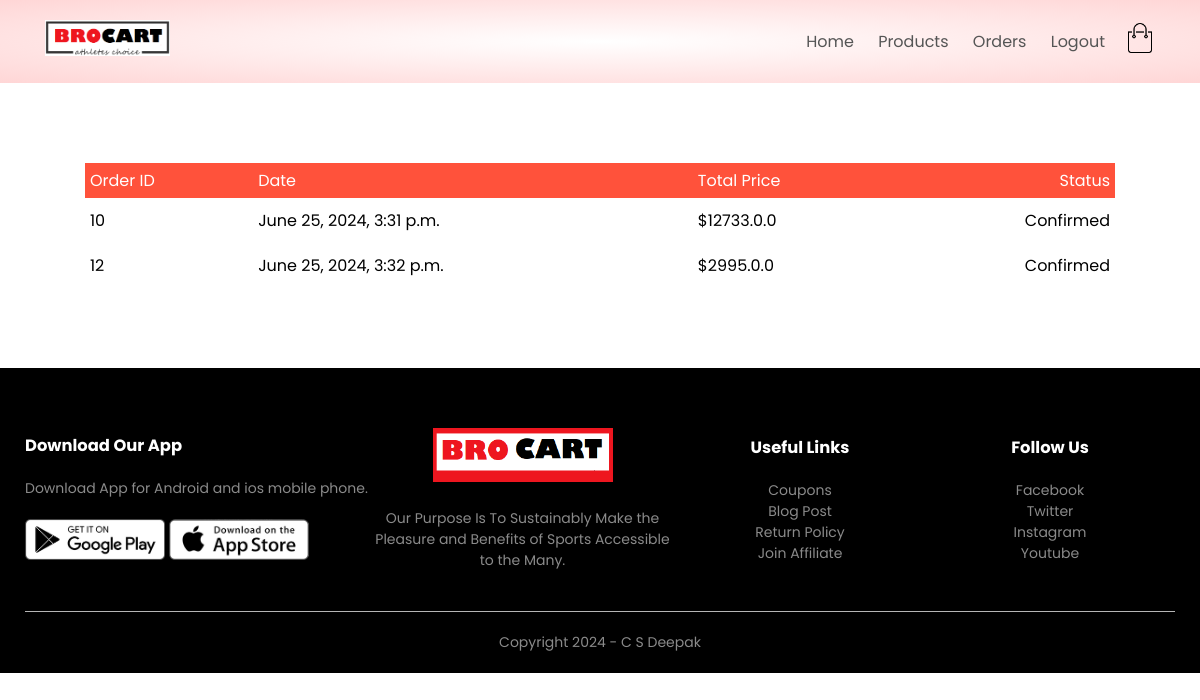
Page /orders/orders (signed in) on the earlier database version.
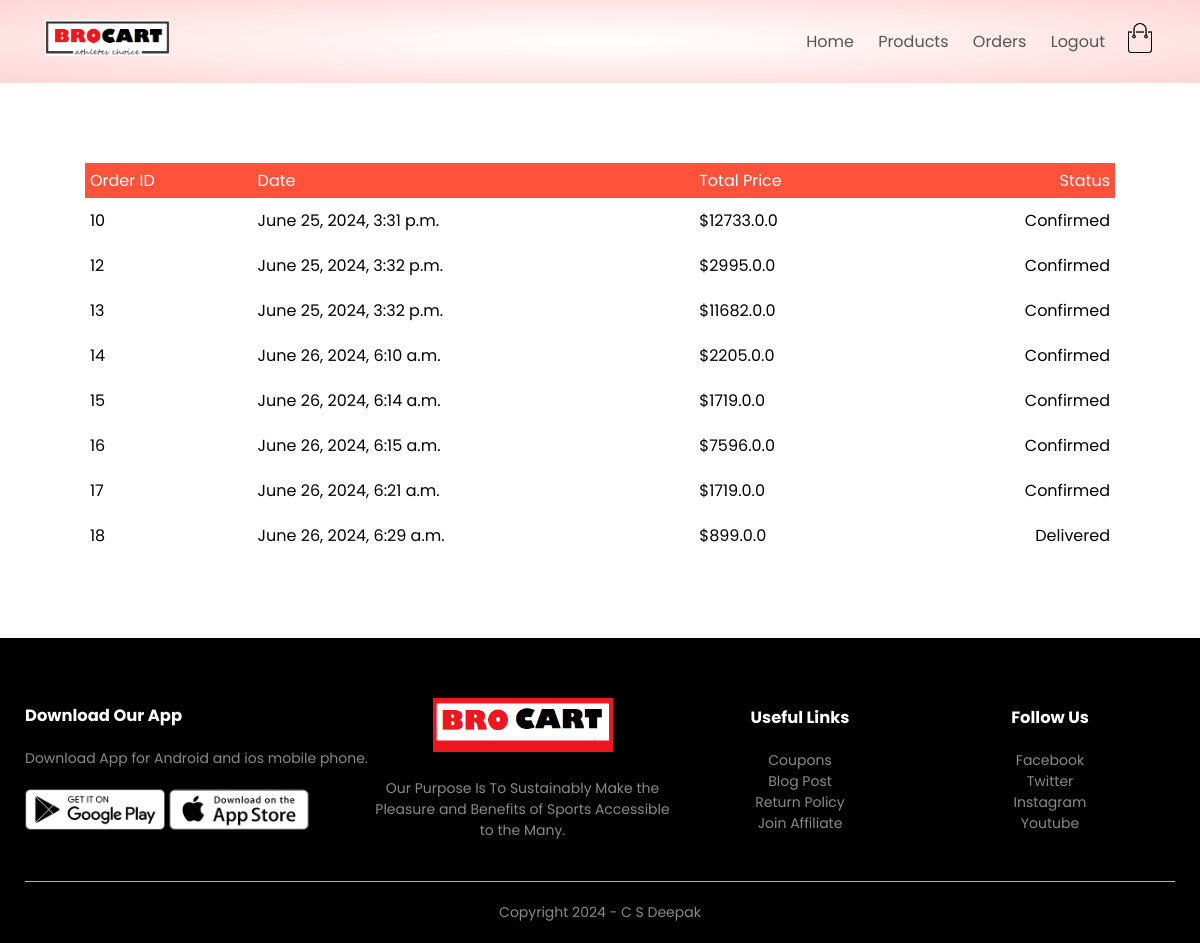
Same page on the later database version.
### orders/models.py (models this page shows, shortened)
class Orders(models.Model):
    LIVE=1
    DELETE=0
    DELETE_CHOICES=((LIVE,'Live'),(DELETE,'Delete'))
    CART_STAGE=0
    ORDER_CONFIRMED=1
    ORDER_PROCESSED=2
    ORDER_DELIVERED=3
    ORDER_REJECTED=4
    STATUS_CHOICE=((ORDER_PROCESSED,"ORDER_PROCESSED"),
                   (ORDER_DELIVERED,"ORDER_DELIVERED"),
                   (ORDER_REJECTED,"ORDER_REJECTED")
                   )
    order_status=models.IntegerField(choices=STATUS_CHOICE,default=CART_STAGE)
    total_price=models.FloatField(default=0)
    owner=models.ForeignKey(Customer,on_delete=models.SET_NULL,related_name='owner',null=True)
    delete_status=models.IntegerField(choices=DELETE_CHOICES,default=LIVE)
    created_at=models.DateTimeField(auto_now=True)
    deleted_at=models.DateTimeField(auto_now=True)

### orders/views.py (the view)
# urls.py: path('orders',views.show_orders,name='orders'),
@login_required(login_url='account')
def show_orders(request):
    user=request.user
    customer=user.customer_profile
    all_orders=Orders.objects.filter(
        owner=customer,
    ).exclude(order_status=Orders.CART_STAGE)
    context={'orders':all_orders}
    return render(request,'orders.html',context)

### orders/templatetags/getstatus.py (called while the page is built)
@register.simple_tag(name='getstatus')
def getstatus(status):
    status=status-1
    status_array=['Confirmed','Processed','Delivered','Rejected']
    return status_array[status]

### templates/orders.html
{% extends 'blank_layout.html' %}
{% block content %}
    {% include 'order_container.html' %}
{% endblock content %}

### templates/blank_layout.html (shortened to what this page needs)
{% load static %}
<!DOCTYPE html>
<html lang="en" style="scroll-behavior: smooth;">
<head>
    <link rel="stylesheet" href="{% static 'css/style.css' %}">
    <link rel="stylesheet" href="https://stackpath.bootstrapcdn.com/font-awesome/4.7.0/css/font-awesome.min.css">
</head>
<body>
    <div class="header">
        <div class="container">
            {% include 'menu.html' %}
        </div>
    </div>
    {% block content %}
    {% endblock content %}
    <div class="footer">
        <div class="container">
            <div class="row">
                <div class="footer-col-1">
                    <h3>Download Our App</h3>
                    <p>Download App for Android and ios mobile phone.</p>
                    <div class="app-logo">
                        <img src="{% static 'images/play-store.png' %}">
                        <img src="{% static 'images/app-store.png' %}">
                    </div>
                </div>
                <div class="footer-col-2">
                    <img src="{% static 'images/logo-white.png' %}">
                    <p>Our Purpose Is To Sustainably Make the Pleasure and Benefits of Sports Accessible to the Many.
                    </p>
                </div>
                <div class="footer-col-3">
                    <h3>Useful Links</h3>
                    <ul>
                        <li>Coupons</li>
                        <li>Blog Post</li>
                        <li>Return Policy</li>
                        <li>Join Affiliate</li>
                    </ul>
                </div>
                <div class="footer-col-4">
                    <h3>Follow Us</h3>
                    <ul>
                        <li>Facebook</li>
                        <li>Twitter</li>
                        <li>Instagram</li>
                        <li>Youtube</li>
                    </ul>
                </div>
            </div>
            <hr>
            <p class="copyright">Copyright 2024 - C S Deepak</p>
        </div>
    </div>
</body>
</html>

### templates/menu.html (shortened to what this page needs)
{% load static %}
<div class="navbar">
    <div class="logo">
        <a href="index.html"><img src="{% static 'images/logo.png' %}" alt="logo" width="125px"></a>
    </div>
    <nav>
        <ul id="MenuItems">
            <li><a href="{% url 'home' %}">Home</a></li>
            <li><a href="{% url 'list_products' %}">Products</a></li>
            {% if not user.is_authenticated %}
                <li><a href="{% url 'account' %}">Account</a></li>
            {% else %}
                <li><a href="{% url 'orders' %}">Orders</a></li>
                <li><a href="{% url 'logout' %}">Logout</a></li>
            {% endif %}
        </ul>
    </nav>
    {% if user.is_authenticated %}
        <a href="{% url 'cart' %}"><img src="{% static 'images/cart.png' %}" width="30px" height="30px"></a>
    {% endif %}
</div>

### templates/order_container.html
{% load getstatus %}
<div class="small-container cart-page">
    {% if orders %}
    <table>
        <tbody><tr>
            <th>Order ID</th>
            <th>Date</th>
            <th>Total Price</th>
            <th>Status</th>
        </tr>
        {% for order in orders %}
        <tr>
            <td>{{order.id}}</td>
            <td>{{order.created_at}}</td>
            <td>${{order.total_price}}.0</td>
            <td>{% getstatus order.order_status %}</td>
        </tr>
        {% endfor %}
    </tbody></table>
    {% else %}
        <p>No Orders.</p>
    {% endif %}
</div>

### static/css/style.css (style rules this page uses)
* { margin: 0; padding: 0; box-sizing: border-box; }
body { font-family: 'Poppins', sans-serif; }
.navbar { display: flex; align-items: center; padding: 20px; }
nav { flex: 1; text-align: right; }
nav ul { display: inline-block; list-style-type: none; }
nav ul li { display: inline-block; margin-right: 20px; }
a { text-decoration: none; color: #555; }
p { color: #555; }
.container { max-width: 1300px; margin: auto; padding-left: 25px; padding-right: 25px; }
.row { display: flex; align-items: center; flex-wrap: wrap; justify-content: space-around; }
.header { background: radial-gradient(#fff,#ffd6d6); }
.small-container { max-width: 1080px; margin: auto; padding-left: 25px; padding-right: 25px; }
.footer { background: black; color: #8a8a8a; font-size: 14px; padding: 60px 0 20px; }
.footer p { color: #8a8a8a; }
.footer h3 { color: #fff; margin-bottom: 20px; }
.footer-col-1, .footer-col-2, .footer-col-3, .footer-col-4 { min-width: 250px; margin-bottom: 20px; }
.footer-col-1 { flex-basis: 30%; }
.footer-col-2 { flex: 1; text-align: center; }
.footer-col-2 img { width: 180px; margin-bottom: 20px; }
.footer-col-3, .footer-col-4 { flex-basis: 12%; text-align: center; }
ul { list-style-type: none; }
.app-logo { margin-top: 20px; }
.app-logo img { width: 140px; }
.footer hr { border: none; background: #b5b5b5; height: 1px; margin: 20px 0; }
.copyright { text-align: center; }
.cart-page { margin: 80px auto; }
table { width: 100%; border-collapse: collapse; }
th { text-align: left; padding: 5px; color: #fff; background: #ff523b; font-weight: normal; }
td { padding: 10px 5px; }
td:last-child { text-align: right; }
th:last-child { text-align: right; }

Differences in the rows shown:
now on this page (row edited): Orders: id "13", created_at "June 25, 2024, 3:32 p.m.", total_price "11682.0", order_status "Confirmed"
added Orders: id "14", created_at "June 26, 2024, 6:10 a.m.", total_price "2205.0", order_status "Confirmed"
added Orders: id "15", created_at "June 26, 2024, 6:14 a.m.", total_price "1719.0", order_status "Confirmed"
added Orders: id "16", created_at "June 26, 2024, 6:15 a.m.", total_price "7596.0", order_status "Confirmed"
added Orders: id "17", created_at "June 26, 2024, 6:21 a.m.", total_price "1719.0", order_status "Confirmed"
added Orders: id "18", created_at "June 26, 2024, 6:29 a.m.", total_price "899.0", order_status "Delivered"
